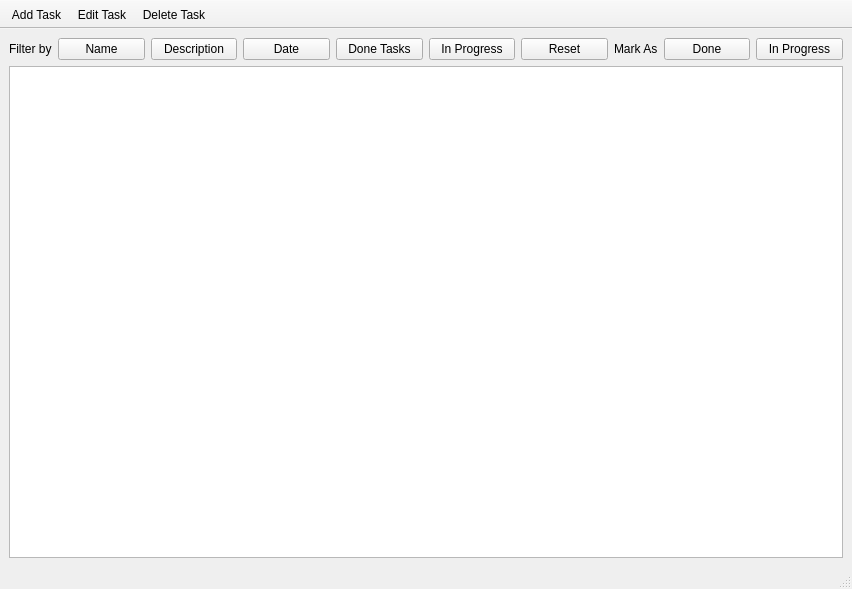
<?xml version="1.0" encoding="UTF-8"?>
<ui version="4.0">
 <class>MainWindow</class>
 <widget class="QMainWindow" name="MainWindow">
  <property name="enabled">
   <bool>true</bool>
  </property>
  <property name="geometry">
   <rect>
    <x>0</x>
    <y>0</y>
    <width>852</width>
    <height>589</height>
   </rect>
  </property>
  <property name="sizePolicy">
   <sizepolicy hsizetype="Preferred" vsizetype="Preferred">
    <horstretch>0</horstretch>
    <verstretch>0</verstretch>
   </sizepolicy>
  </property>
  <property name="windowTitle">
   <string>MainWindow</string>
  </property>
  <property name="styleSheet">
   <string notr="true"/>
  </property>
  <widget class="QWidget" name="centralwidget">
   <property name="sizePolicy">
    <sizepolicy hsizetype="Expanding" vsizetype="Expanding">
     <horstretch>0</horstretch>
     <verstretch>0</verstretch>
    </sizepolicy>
   </property>
   <layout class="QVBoxLayout" name="verticalLayout">
    <item>
     <layout class="QHBoxLayout" name="horizontalLayout_2" stretch="0,1,1,1,1,1,1,0,1,1">
      <property name="sizeConstraint">
       <enum>QLayout::SetMinAndMaxSize</enum>
      </property>
      <item>
       <widget class="QLabel" name="label">
        <property name="text">
         <string>Filter by</string>
        </property>
       </widget>
      </item>
      <item>
       <widget class="QPushButton" name="NamePushButton">
        <property name="text">
         <string>Name</string>
        </property>
       </widget>
      </item>
      <item>
       <widget class="QPushButton" name="DescriptionPushButton">
        <property name="text">
         <string>Description</string>
        </property>
       </widget>
      </item>
      <item>
       <widget class="QPushButton" name="DatePushButton">
        <property name="text">
         <string>Date</string>
        </property>
       </widget>
      </item>
      <item>
       <widget class="QPushButton" name="DoneTasksPushButton">
        <property name="text">
         <string>Done Tasks</string>
        </property>
       </widget>
      </item>
      <item>
       <widget class="QPushButton" name="InProgressPushButton">
        <property name="text">
         <string>In Progress</string>
        </property>
       </widget>
      </item>
      <item>
       <widget class="QPushButton" name="ResetPushButton">
        <property name="text">
         <string>Reset</string>
        </property>
       </widget>
      </item>
      <item>
       <widget class="QLabel" name="label_2">
        <property name="text">
         <string>Mark As</string>
        </property>
       </widget>
      </item>
      <item>
       <widget class="QPushButton" name="DonePushButton">
        <property name="text">
         <string>Done</string>
        </property>
       </widget>
      </item>
      <item>
       <widget class="QPushButton" name="MarkInProgressPushButton">
        <property name="text">
         <string>In Progress</string>
        </property>
       </widget>
      </item>
     </layout>
    </item>
    <item>
     <widget class="QTableView" name="tableView">
      <property name="enabled">
       <bool>true</bool>
      </property>
      <property name="autoFillBackground">
       <bool>false</bool>
      </property>
      <property name="showGrid">
       <bool>true</bool>
      </property>
     </widget>
    </item>
   </layout>
  </widget>
  <widget class="QStatusBar" name="statusbar"/>
  <widget class="QToolBar" name="toolBar">
   <property name="sizePolicy">
    <sizepolicy hsizetype="Preferred" vsizetype="Fixed">
     <horstretch>0</horstretch>
     <verstretch>0</verstretch>
    </sizepolicy>
   </property>
   <property name="palette">
    <palette>
     <active>
      <colorrole role="Midlight">
       <brush brushstyle="SolidPattern">
        <color alpha="255">
         <red>192</red>
         <green>191</green>
         <blue>188</blue>
        </color>
       </brush>
      </colorrole>
     </active>
     <inactive>
      <colorrole role="Midlight">
       <brush brushstyle="SolidPattern">
        <color alpha="255">
         <red>192</red>
         <green>191</green>
         <blue>188</blue>
        </color>
       </brush>
      </colorrole>
     </inactive>
     <disabled>
      <colorrole role="Midlight">
       <brush brushstyle="SolidPattern">
        <color alpha="255">
         <red>192</red>
         <green>191</green>
         <blue>188</blue>
        </color>
       </brush>
      </colorrole>
     </disabled>
    </palette>
   </property>
   <property name="windowTitle">
    <string>toolBar</string>
   </property>
   <property name="movable">
    <bool>false</bool>
   </property>
   <property name="iconSize">
    <size>
     <width>34</width>
     <height>34</height>
    </size>
   </property>
   <property name="toolButtonStyle">
    <enum>Qt::ToolButtonTextUnderIcon</enum>
   </property>
   <attribute name="toolBarArea">
    <enum>TopToolBarArea</enum>
   </attribute>
   <attribute name="toolBarBreak">
    <bool>false</bool>
   </attribute>
   <addaction name="actionAdd_Task"/>
   <addaction name="actionEdit_Task"/>
   <addaction name="actionDelete_Task"/>
  </widget>
  <action name="actionAdd_Task">
   <property name="icon">
    <iconset resource="../imgs.qrc">
     <normaloff>:/imgs/completed-task_1632670.png</normaloff>:/imgs/completed-task_1632670.png</iconset>
   </property>
   <property name="text">
    <string>Add Task</string>
   </property>
   <property name="shortcut">
    <string>Ctrl+A</string>
   </property>
  </action>
  <action name="actionEdit_Task">
   <property name="icon">
    <iconset resource="../imgs.qrc">
     <normaloff>:/imgs/clipboard_599257.png</normaloff>:/imgs/clipboard_599257.png</iconset>
   </property>
   <property name="text">
    <string>Edit Task</string>
   </property>
   <property name="shortcut">
    <string>Ctrl+E</string>
   </property>
  </action>
  <action name="actionDelete_Task">
   <property name="icon">
    <iconset resource="../imgs.qrc">
     <normaloff>:/imgs/calendars_3097367.png</normaloff>:/imgs/calendars_3097367.png</iconset>
   </property>
   <property name="text">
    <string>Delete Task</string>
   </property>
   <property name="shortcut">
    <string>Del</string>
   </property>
  </action>
 </widget>
 <resources>
  <include location="../imgs.qrc"/>
 </resources>
 <connections/>
</ui>
